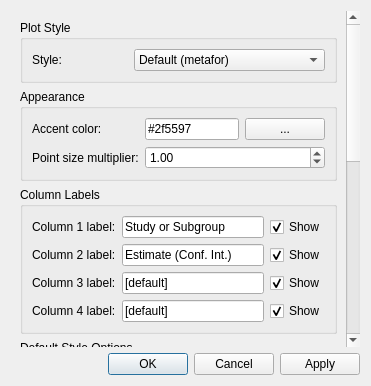
<?xml version="1.0" encoding="UTF-8"?>
<ui version="4.0">
 <class>EditPlotDialog</class>
 <widget class="QDialog" name="EditPlotDialog">
  <property name="geometry">
   <rect>
    <x>0</x>
    <y>0</y>
    <width>0</width>
    <height>0</height>
   </rect>
  </property>
  <property name="windowTitle">
   <string>Edit Plot</string>
  </property>
  <property name="windowIcon">
   <iconset>
    <normaloff>:/misc/meta.png</normaloff>:/misc/meta.png</iconset>
  </property>
  <layout class="QVBoxLayout" name="verticalLayout">
   <item>
    <widget class="QScrollArea" name="content_scroll">
     <property name="frameShape">
      <enum>QFrame::NoFrame</enum>
     </property>
     <property name="widgetResizable">
      <bool>true</bool>
     </property>
     <widget class="QWidget" name="content_scroll_contents">
      <layout class="QVBoxLayout" name="content_layout">
   <item>
    <widget class="QGroupBox" name="style_group">
     <property name="title">
      <string>Plot Style</string>
     </property>
     <layout class="QGridLayout" name="style_layout">
      <item row="0" column="0">
       <widget class="QLabel" name="style_label">
        <property name="text">
         <string>Style:</string>
        </property>
       </widget>
      </item>
      <item row="0" column="1" colspan="2">
       <widget class="QComboBox" name="style_cbo">
        <item>
         <property name="text">
          <string>Default (metafor)</string>
         </property>
        </item>
        <item>
         <property name="text">
          <string>RevMan</string>
         </property>
        </item>
        <item>
         <property name="text">
          <string>BMJ</string>
         </property>
        </item>
       </widget>
      </item>
     </layout>
    </widget>
   </item>
   <item>
    <widget class="QGroupBox" name="appearance_group">
     <property name="title">
      <string>Appearance</string>
     </property>
     <layout class="QGridLayout" name="appearance_layout">
      <item row="0" column="0">
       <widget class="QLabel" name="accent_label">
        <property name="text">
         <string>Accent color:</string>
        </property>
       </widget>
      </item>
      <item row="0" column="1">
       <widget class="QLineEdit" name="accent_color">
        <property name="text">
         <string>#2f5597</string>
        </property>
       </widget>
      </item>
      <item row="0" column="2">
      <widget class="QPushButton" name="color_btn">
        <property name="toolTip">
         <string>Choose the plot accent color</string>
        </property>
        <property name="accessibleName">
         <string>Choose plot accent color</string>
        </property>
        <property name="accessibleDescription">
         <string>Opens a color picker for the plot accent color.</string>
        </property>
        <property name="text">
         <string>...</string>
        </property>
       </widget>
      </item>
      <item row="1" column="0">
       <widget class="QLabel" name="point_size_label">
        <property name="text">
         <string>Point size multiplier:</string>
        </property>
       </widget>
      </item>
      <item row="1" column="1" colspan="2">
       <widget class="QDoubleSpinBox" name="point_size_multiplier">
        <property name="decimals">
         <number>2</number>
        </property>
        <property name="minimum">
         <double>0.250000000000000</double>
        </property>
        <property name="maximum">
         <double>3.000000000000000</double>
        </property>
        <property name="singleStep">
         <double>0.050000000000000</double>
        </property>
        <property name="value">
         <double>1.000000000000000</double>
        </property>
       </widget>
      </item>
     </layout>
    </widget>
   </item>
   <item>
    <widget class="QGroupBox" name="groupBox">
     <property name="title">
      <string>Column Labels</string>
     </property>
     <layout class="QHBoxLayout" name="horizontalLayout_2">
      <item>
       <layout class="QGridLayout" name="gridLayout_2">
        <item row="0" column="0">
         <widget class="QLabel" name="label_2">
          <property name="text">
           <string>Column 1 label:</string>
          </property>
         </widget>
        </item>
        <item row="0" column="1">
         <widget class="QLineEdit" name="col1_str_edit">
          <property name="text">
           <string>Study or Subgroup</string>
          </property>
         </widget>
        </item>
        <item row="0" column="2">
         <widget class="QCheckBox" name="show_1">
          <property name="text">
           <string>Show</string>
          </property>
          <property name="checked">
           <bool>true</bool>
          </property>
         </widget>
        </item>
        <item row="1" column="0">
         <widget class="QLabel" name="label_4">
          <property name="text">
           <string>Column 2 label:</string>
          </property>
         </widget>
        </item>
        <item row="1" column="1">
         <widget class="QLineEdit" name="col2_str_edit">
          <property name="text">
           <string>Estimate (Conf. Int.)</string>
          </property>
         </widget>
        </item>
        <item row="1" column="2">
         <widget class="QCheckBox" name="show_2">
          <property name="text">
           <string>Show</string>
          </property>
          <property name="checked">
           <bool>true</bool>
          </property>
         </widget>
        </item>
        <item row="2" column="0">
         <widget class="QLabel" name="label_5">
          <property name="text">
           <string>Column 3 label:</string>
          </property>
         </widget>
        </item>
        <item row="2" column="1">
         <widget class="QLineEdit" name="col3_str_edit">
          <property name="text">
           <string>[default]</string>
          </property>
         </widget>
        </item>
        <item row="2" column="2">
         <widget class="QCheckBox" name="show_3">
          <property name="text">
           <string>Show</string>
          </property>
          <property name="checked">
           <bool>true</bool>
          </property>
         </widget>
        </item>
        <item row="3" column="0">
         <widget class="QLabel" name="label_6">
          <property name="text">
           <string>Column 4 label:</string>
          </property>
         </widget>
        </item>
        <item row="3" column="1">
         <widget class="QLineEdit" name="col4_str_edit">
          <property name="text">
           <string>[default]</string>
          </property>
         </widget>
        </item>
        <item row="3" column="2">
         <widget class="QCheckBox" name="show_4">
          <property name="text">
           <string>Show</string>
          </property>
          <property name="checked">
           <bool>true</bool>
          </property>
         </widget>
        </item>
       </layout>
      </item>
     </layout>
    </widget>
   </item>
   <item>
    <widget class="QGroupBox" name="default_panel">
     <property name="title">
      <string>Default Style Options</string>
     </property>
     <layout class="QGridLayout" name="default_layout">
      <item row="0" column="0">
       <widget class="QLabel" name="raw_counts_label">
        <property name="text">
         <string>Show raw-count columns:</string>
        </property>
       </widget>
      </item>
      <item row="0" column="1">
       <widget class="QCheckBox" name="show_raw_counts">
        <property name="text">
         <string>Show</string>
        </property>
        <property name="checked">
         <bool>true</bool>
        </property>
       </widget>
      </item>
      <item row="1" column="0">
       <widget class="QLabel" name="headers_label">
        <property name="text">
         <string>Show headers:</string>
        </property>
       </widget>
      </item>
      <item row="1" column="1">
       <widget class="QCheckBox" name="show_headers">
        <property name="text">
         <string>Show</string>
        </property>
        <property name="checked">
         <bool>true</bool>
        </property>
       </widget>
      </item>
      <item row="2" column="0">
       <widget class="QLabel" name="annotation_label">
        <property name="text">
         <string>Show annotation:</string>
        </property>
       </widget>
      </item>
      <item row="2" column="1">
       <widget class="QCheckBox" name="show_annotation">
        <property name="text">
         <string>Show</string>
        </property>
        <property name="checked">
         <bool>true</bool>
        </property>
       </widget>
      </item>
     </layout>
    </widget>
   </item>
   <item>
    <widget class="QGroupBox" name="regression_group">
     <property name="title">
      <string>Regression Options</string>
     </property>
     <layout class="QGridLayout" name="regression_layout">
      <item row="0" column="0">
       <widget class="QCheckBox" name="show_regression_line">
        <property name="text">
         <string>Show regression line</string>
        </property>
        <property name="checked">
         <bool>true</bool>
        </property>
       </widget>
      </item>
      <item row="1" column="0">
       <widget class="QCheckBox" name="show_confidence_band">
        <property name="text">
         <string>Show confidence band</string>
        </property>
        <property name="checked">
         <bool>true</bool>
        </property>
       </widget>
      </item>
      <item row="2" column="0">
       <widget class="QCheckBox" name="show_prediction_interval">
        <property name="text">
         <string>Show prediction interval</string>
        </property>
       </widget>
      </item>
      <item row="3" column="0">
       <widget class="QCheckBox" name="show_legend">
        <property name="text">
         <string>Show legend</string>
        </property>
       </widget>
      </item>
     </layout>
    </widget>
   </item>
   <item>
    <layout class="QGridLayout" name="gridLayout_4">
     <item row="0" column="0">
      <widget class="QLabel" name="label_12">
       <property name="text">
        <string>X-axis label:</string>
       </property>
      </widget>
     </item>
     <item row="4" column="0">
      <widget class="QLabel" name="label_13">
       <property name="text">
        <string>X-axis ticks:</string>
       </property>
      </widget>
     </item>
     <item row="4" column="2">
      <widget class="QLineEdit" name="x_ticks_le">
       <property name="text">
        <string>[default]</string>
       </property>
      </widget>
     </item>
     <item row="1" column="0">
      <widget class="QLabel" name="label_14">
       <property name="text">
        <string>X-axis lower bound</string>
       </property>
      </widget>
     </item>
     <item row="1" column="2">
      <widget class="QLineEdit" name="plot_lb_le">
       <property name="text">
        <string>[default]</string>
       </property>
      </widget>
     </item>
     <item row="2" column="0">
      <widget class="QLabel" name="label_15">
       <property name="text">
        <string>X-axis upper bound</string>
       </property>
      </widget>
     </item>
     <item row="2" column="2">
      <widget class="QLineEdit" name="plot_ub_le">
       <property name="text">
        <string>[default]</string>
       </property>
      </widget>
     </item>
     <item row="5" column="0">
      <widget class="QLabel" name="label_16">
       <property name="text">
        <string>Show summary line:</string>
       </property>
      </widget>
     </item>
     <item row="5" column="2">
      <widget class="QCheckBox" name="show_summary_line">
       <property name="text">
        <string/>
       </property>
       <property name="checked">
        <bool>true</bool>
       </property>
      </widget>
     </item>
     <item row="0" column="2">
      <widget class="QLineEdit" name="x_lbl_le">
       <property name="text">
        <string>[default]</string>
       </property>
      </widget>
     </item>
    </layout>
   </item>
   <item>
    <layout class="QHBoxLayout" name="horizontalLayout_4">
     <item>
      <widget class="QLabel" name="label_3">
       <property name="text">
        <string>Save image to:</string>
       </property>
      </widget>
     </item>
     <item>
      <widget class="QLineEdit" name="image_path">
       <property name="text">
        <string/>
       </property>
      </widget>
     </item>
     <item>
      <widget class="QPushButton" name="save_btn">
       <property name="toolTip">
        <string>Browse for the plot image save path</string>
       </property>
       <property name="accessibleName">
        <string>Browse save image path</string>
       </property>
       <property name="accessibleDescription">
        <string>Opens a file chooser for the plot image save path.</string>
       </property>
       <property name="focusPolicy">
        <enum>Qt::StrongFocus</enum>
       </property>
       <property name="text">
        <string>Browse...</string>
       </property>
      </widget>
     </item>
    </layout>
   </item>
      </layout>
     </widget>
    </widget>
   </item>
   <item>
    <widget class="QDialogButtonBox" name="buttonBox">
     <property name="orientation">
      <enum>Qt::Horizontal</enum>
     </property>
     <property name="standardButtons">
      <set>QDialogButtonBox::Apply|QDialogButtonBox::Cancel|QDialogButtonBox::Ok</set>
     </property>
    </widget>
   </item>
  </layout>
 </widget>
 <resources>
  <include location="images/icons.qrc"/>
 </resources>
 <connections>
  <connection>
   <sender>buttonBox</sender>
   <signal>accepted()</signal>
   <receiver>EditPlotDialog</receiver>
   <slot>accept()</slot>
   <hints>
    <hint type="sourcelabel">
     <x>248</x>
     <y>254</y>
    </hint>
    <hint type="destinationlabel">
     <x>157</x>
     <y>274</y>
    </hint>
   </hints>
  </connection>
  <connection>
   <sender>buttonBox</sender>
   <signal>rejected()</signal>
   <receiver>EditPlotDialog</receiver>
   <slot>reject()</slot>
   <hints>
    <hint type="sourcelabel">
     <x>316</x>
     <y>260</y>
    </hint>
    <hint type="destinationlabel">
     <x>286</x>
     <y>274</y>
    </hint>
   </hints>
  </connection>
 </connections>
</ui>
